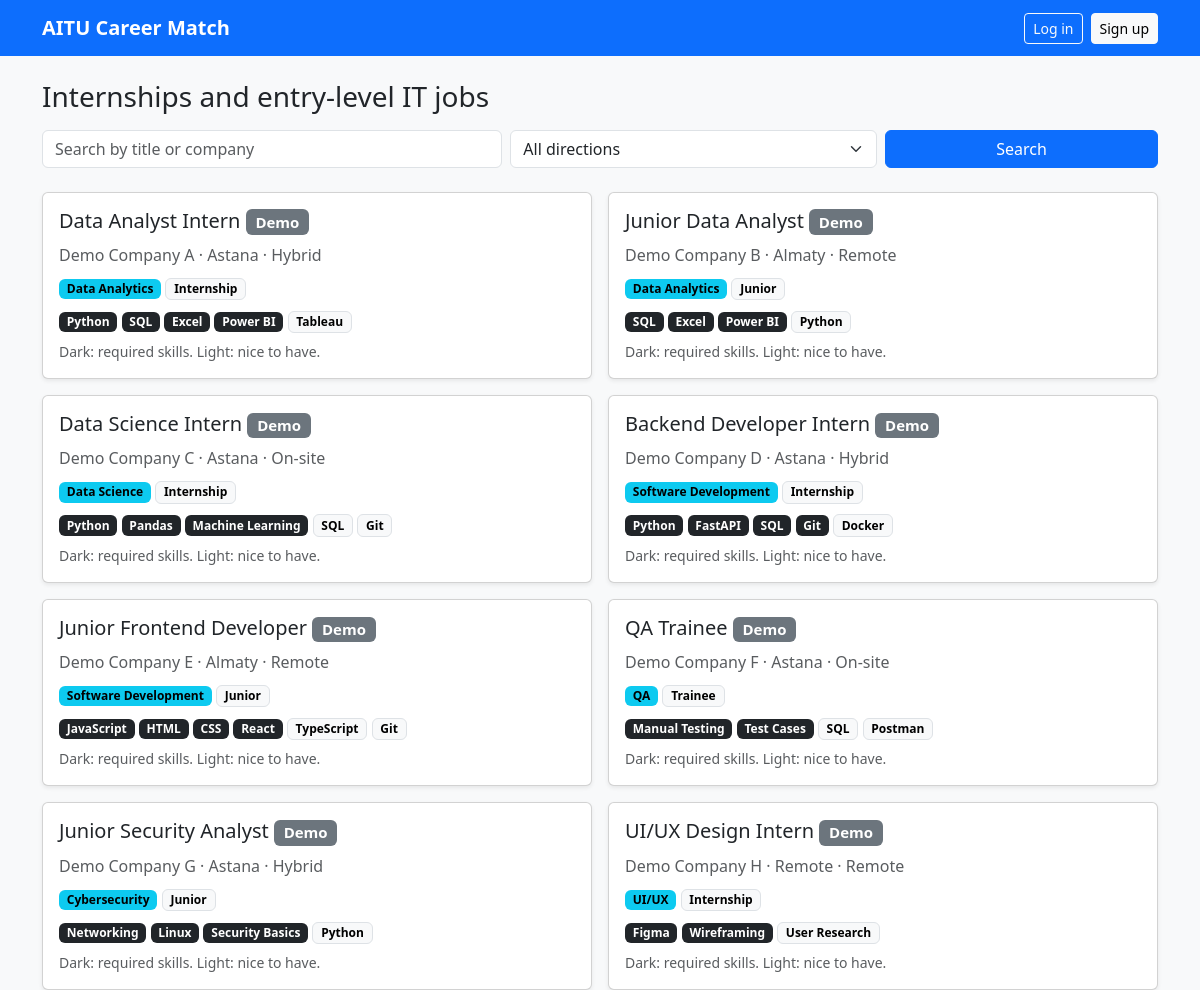
The page / on the database its author committed.
### database.py (models this page shows)
class Vacancy(Base):
    __tablename__ = "vacancies"
    id = Column(Integer, primary_key=True)
    title = Column(String, nullable=False)
    company = Column(String, nullable=False)
    direction = Column(String)
    level = Column(String)  # Internship / Trainee / Junior
    city = Column(String)
    work_format = Column(String)  # On-site / Remote / Hybrid
    employment_type = Column(String)
    paid = Column(Boolean, default=True)
    description = Column(Text)
    is_demo = Column(Boolean, default=False)
    status = Column(String, default="published")
    skills = relationship("VacancySkill", back_populates="vacancy")

class VacancySkill(Base):
    __tablename__ = "vacancy_skills"
    id = Column(Integer, primary_key=True)
    vacancy_id = Column(Integer, ForeignKey("vacancies.id"))
    skill_id = Column(Integer, ForeignKey("skills.id"))
    is_required = Column(Boolean, default=True)
    vacancy = relationship("Vacancy", back_populates="skills")
    skill = relationship("Skill")

class Skill(Base):
    __tablename__ = "skills"
    id = Column(Integer, primary_key=True)
    name = Column(String, unique=True, nullable=False)

### main.py (the view)
@app.get("/")
def home(request: Request, q: str = "", direction: str = ""):
    db = SessionLocal()
    query = db.query(Vacancy).filter(Vacancy.status == "published")
    if q:
        query = query.filter(or_(Vacancy.title.ilike(f"%{q}%"),
                                 Vacancy.company.ilike(f"%{q}%")))
    if direction:
        query = query.filter(Vacancy.direction == direction)
    vacancies = query.all()
    directions = [d[0] for d in db.query(Vacancy.direction).distinct() if d[0]]
    response = templates.TemplateResponse(request, "index.html", {
        "vacancies": vacancies,
        "directions": directions,
        "q": q,
        "direction": direction,
    })
    db.close()
    return response

### templates/index.html (shortened to what this page needs)
<!DOCTYPE html>
<html lang="en">
<head>
  <link href="https://cdn.jsdelivr.net/npm/bootstrap@5.3.3/dist/css/bootstrap.min.css" rel="stylesheet">
</head>
<body class="bg-light">
  {% include "nav.html" %}
  <div class="container">
    <h1 class="h3 mb-3">Internships and entry-level IT jobs</h1>
    <form class="row g-2 mb-4" method="get" action="/">
      <div class="col-md-5">
        <input class="form-control" name="q" value="{{ q }}" placeholder="Search by title or company">
      </div>
      <div class="col-md-4">
        <select class="form-select" name="direction">
          <option value="">All directions</option>
        </select>
      </div>
      <div class="col-md-3 d-grid">
        <button class="btn btn-primary" type="submit">Search</button>
      </div>
    </form>
    <div class="row g-3">
      {% for v in vacancies %}
      <div class="col-md-6">
        <div class="card h-100 shadow-sm">
          <div class="card-body">
            <h2 class="h5 card-title">{{ v.title }}
              {% if v.is_demo %}<span class="badge text-bg-secondary">Demo</span>{% endif %}
            </h2>
            <p class="text-muted mb-2">{{ v.company }} · {{ v.city }} · {{ v.work_format }}</p>
            <p class="mb-2">
              <span class="badge text-bg-info">{{ v.direction }}</span>
              <span class="badge text-bg-light border">{{ v.level }}</span>
            </p>
            <div>
              {% for s in v.skills %}
                {% if s.is_required %}
                  <span class="badge text-bg-dark">{{ s.skill.name }}</span>
                {% else %}
                  <span class="badge text-bg-light border">{{ s.skill.name }}</span>
                {% endif %}
              {% endfor %}
            </div>
            <p class="small text-muted mt-2 mb-0">Dark: required skills. Light: nice to have.</p>
          </div>
        </div>
      </div>
      {% endfor %}
    </div>
  </div>
</body>
</html>

### rows shown on the page
Vacancy: title "Data Analyst Intern", is_demo "Demo", company "Demo Company A", city "Astana", work_format "Hybrid", direction "Data Analytics", level "Internship"
VacancySkill: skill.name "Python"
VacancySkill: skill.name "SQL"
VacancySkill: skill.name "Excel"
VacancySkill: skill.name "Power BI"
VacancySkill: skill.name "Tableau"
Vacancy: title "Junior Data Analyst", is_demo "Demo", company "Demo Company B", city "Almaty", work_format "Remote", direction "Data Analytics", level "Junior"
VacancySkill: skill.name "SQL"
VacancySkill: skill.name "Excel"
VacancySkill: skill.name "Power BI"
VacancySkill: skill.name "Python"
Vacancy: title "Data Science Intern", is_demo "Demo", company "Demo Company C", city "Astana", work_format "On-site", direction "Data Science", level "Internship"
VacancySkill: skill.name "Python"
VacancySkill: skill.name "Pandas"
VacancySkill: skill.name "Machine Learning"
VacancySkill: skill.name "SQL"
VacancySkill: skill.name "Git"
Vacancy: title "Backend Developer Intern", is_demo "Demo", company "Demo Company D", city "Astana", work_format "Hybrid", direction "Software Development", level "Internship"
VacancySkill: skill.name "Python"
VacancySkill: skill.name "FastAPI"
VacancySkill: skill.name "SQL"
VacancySkill: skill.name "Git"
VacancySkill: skill.name "Docker"
Vacancy: title "Junior Frontend Developer", is_demo "Demo", company "Demo Company E", city "Almaty", work_format "Remote", direction "Software Development", level "Junior"
VacancySkill: skill.name "JavaScript"
VacancySkill: skill.name "HTML"
VacancySkill: skill.name "CSS"
VacancySkill: skill.name "React"
VacancySkill: skill.name "TypeScript"
VacancySkill: skill.name "Git"
Vacancy: title "QA Trainee", is_demo "Demo", company "Demo Company F", city "Astana", work_format "On-site", direction "QA", level "Trainee"
VacancySkill: skill.name "Manual Testing"
VacancySkill: skill.name "Test Cases"
VacancySkill: skill.name "SQL"
VacancySkill: skill.name "Postman"
Vacancy: title "Junior Security Analyst", is_demo "Demo", company "Demo Company G", city "Astana", work_format "Hybrid", direction "Cybersecurity", level "Junior"
VacancySkill: skill.name "Networking"
VacancySkill: skill.name "Linux"
VacancySkill: skill.name "Security Basics"
VacancySkill: skill.name "Python"
Vacancy: title "UI/UX Design Intern", is_demo "Demo", company "Demo Company H", city "Remote", work_format "Remote", direction "UI/UX", level "Internship"
VacancySkill: skill.name "Figma"
VacancySkill: skill.name "Wireframing"
VacancySkill: skill.name "User Research"
